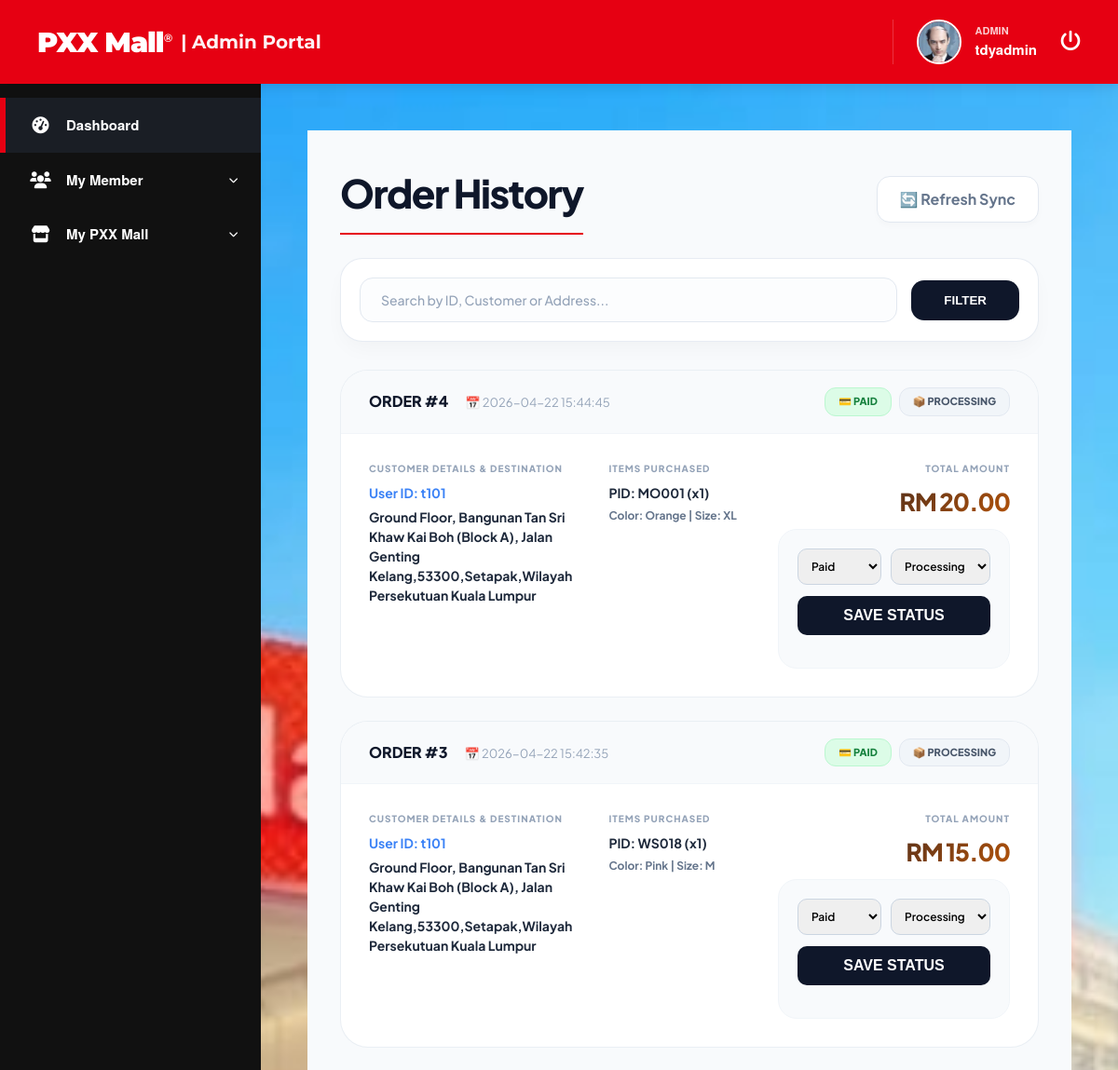
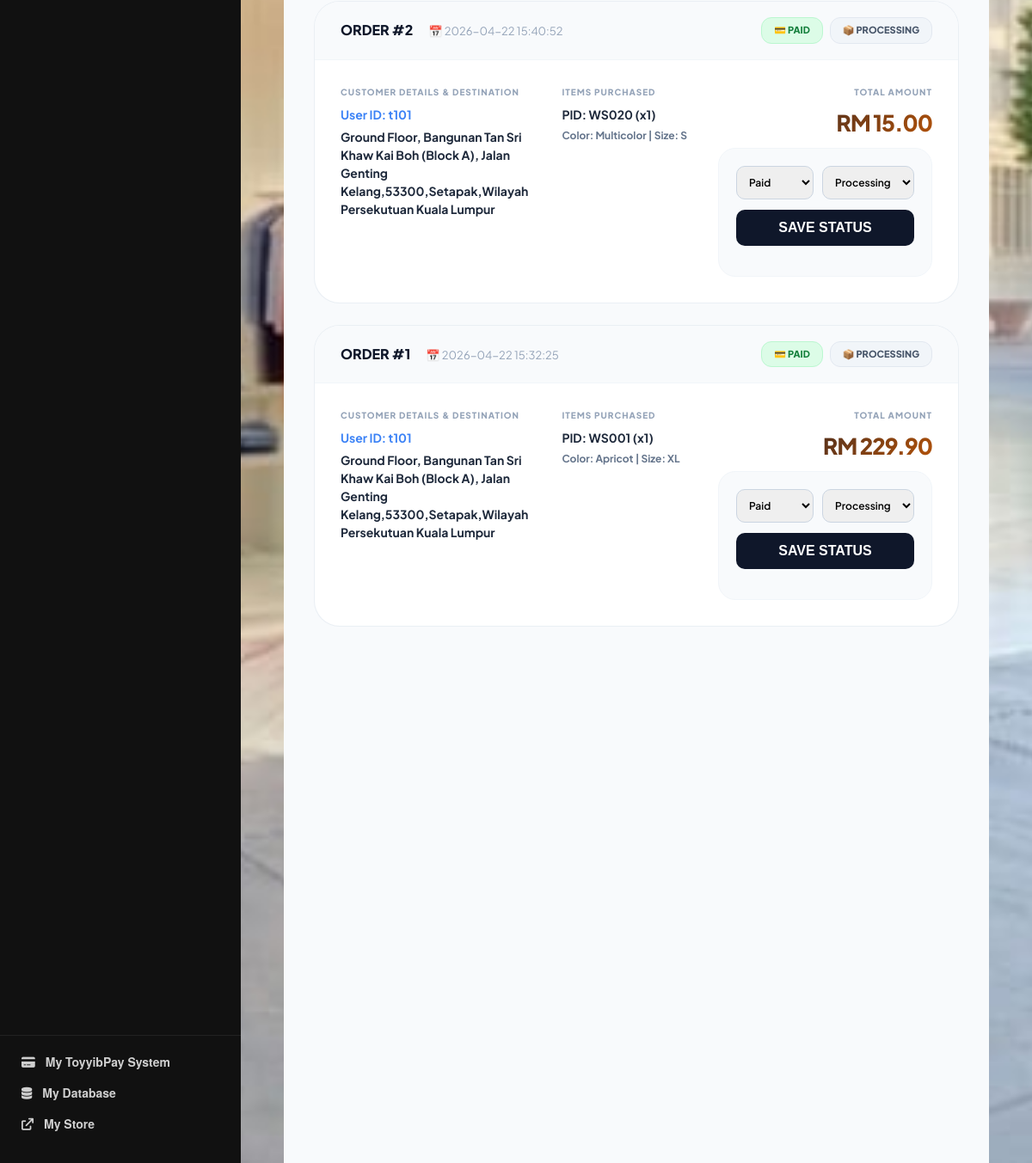
The app's page /admin/order_history.php (signed in) with its own data (2 pictures, top to bottom).
### tables this page shows
CREATE TABLE `orders` (
  `order_id` int(20) NOT NULL,
  `user_id` varchar(20) NOT NULL,
  `product_id` varchar(20) NOT NULL,
  `category_id` varchar(20) DEFAULT NULL,
  `quantity` int(11) NOT NULL DEFAULT 1,
  `selected_size` varchar(20) DEFAULT NULL,
  `colour` varchar(50) DEFAULT NULL,
  `total_price` decimal(10,2) NOT NULL,
  `bank_name` varchar(100) NOT NULL,
  `payment_status` enum('Pending','Paid','Failed','Canceled') DEFAULT 'Pending',
  `voucher_id` varchar(20) DEFAULT NULL,
  `voucher_discount_amount` decimal(10,2) DEFAULT 0.00,
  `points_used` int(11) DEFAULT 0,
  `points_discount_amount` decimal(10,2) DEFAULT 0.00,
  `points_earned` int(11) DEFAULT 0,
  `order_status` enum('Processing','Shipped','Delivered','Cancelled') DEFAULT 'Processing',
  `order_date` timestamp NOT NULL DEFAULT current_timestamp(),
  `payment_time` datetime DEFAULT NULL,
  `shipping_address` text NOT NULL
);

### admin/order_history.php (the view, shortened to what this page needs)
<?php
require_once __DIR__ . '/../includes/db.php';
$search = $_GET['search'] ?? '';
$whereSQL = $search ? "WHERE order_id LIKE ? OR shipping_address LIKE ?" : "";
$params = $search ? ["%$search%", "%$search%"] : [];
try {
    $sql = "SELECT * FROM orders $whereSQL ORDER BY order_date DESC, order_id DESC";
    $stmt = $pdo->prepare($sql);
    $stmt->execute($params);
    $orders = $stmt->fetchAll(PDO::FETCH_ASSOC);
} catch (PDOException $e) { $orders = []; }
$admin_head = __DIR__ . '/../includes/_admin_head.php';
if (file_exists($admin_head)) { include $admin_head; }
?>
<link rel="stylesheet" href="../css/app.css?v=1.15">
<template id="order_premium_layout">
    <div class="order-container">
        <div class="page-header">
            <h1>Order History</h1>
            <a href="javascript:void(0);" onclick="triggerSyncRefresh();" class="btn-sync">🔄 Refresh Sync</a>
        </div>
        <form method="GET" action="order_history.php" class="filter-card">
            <input type="text" name="search" class="search-input" placeholder="Search by ID, Customer or Address..." value="<?= htmlspecialchars($search) ?>">
            <button type="submit" class="btn-search">FILTER</button>
        </form>
        <div class="order-list">
            <?php if (!empty($orders)): ?>
                <?php foreach ($orders as $o):
                    $pStatusClass = (strtolower($o['payment_status'] ?? '') == 'paid') ? 'p-paid' : 'p-pending';
                    $oStatusClass = (strtolower($o['order_status'] ?? '') == 'delivered') ? 'o-deliv' : 'o-proc';
                ?>
                <div class="order-item">
                    <div class="order-top">
                        <div class="order-id-tag">ORDER #<?= $o['order_id'] ?> <span style="font-weight:400; color:#94a3b8; margin-left:15px; font-size:13px;">📅 <?= $o['order_date'] ?></span></div>
                        <div style="display:flex;">
                            <span class="badge-p <?= $pStatusClass ?>">💳 <?= $o['payment_status'] ?></span>
                            <span class="badge-o <?= $oStatusClass ?>">📦 <?= $o['order_status'] ?></span>
                        </div>
                    </div>
                    <div class="order-body">
                        <div>
                            <span class="info-label">Customer Details & Destination</span>
                            <div class="info-value" style="color:#3b82f6; margin-bottom:5px;">User ID: <?= $o['user_id'] ?></div>
                            <div class="info-value"><?= htmlspecialchars($o['shipping_address'] ?: 'N/A') ?></div>
                        </div>
                        <div>
                            <span class="info-label">Items Purchased</span>
                            <div class="info-value">PID: <?= $o['product_id'] ?> (x<?= $o['quantity'] ?>)</div>
                            <div class="info-value" style="color:#64748b; font-size:12px; margin-top:5px;">
                                Color: <?= $o['colour'] ?> | Size: <?= $o['selected_size'] ?>
                            </div>
                        </div>
                        <div style="text-align: right;">
                            <span class="info-label">Total Amount</span>
                            <div class="price-display">RM <?= number_format($o['total_price'], 2) ?></div>
                            <form method="POST" class="action-box">
                                <div style="display:grid; grid-template-columns: 1fr 1fr; gap:10px;">
                                    <select name="payment_status" class="select-control">
                                        <option value="Paid" <?= $o['payment_status']=='Paid'?'selected':'' ?>>Paid</option>
                                    </select>
                                    <select name="order_status" class="select-control">
                                        <option value="Processing" <?= $o['order_status']=='Processing'?'selected':'' ?>>Processing</option>
                                    </select>
                                </div>
                                <button type="submit" class="btn-save">SAVE STATUS</button>
                            </form>
                        </div>
                    </div>
                </div>
                <?php endforeach; ?>
            <?php endif; ?>
        </div>
    </div>
</template>
<?php
$foot = __DIR__ . '/../includes/_foot.php';
if (file_exists($foot)) { include $foot; }
?>

### records on screen
orders: order_id "4", order_date "2026-04-22 15:44:45", payment_status "PAID", order_status "PROCESSING", user "t101", shipping_address "Ground Floor, Bangunan Tan Sri Khaw Kai Boh (Block A), Jalan Genting Kelang,53300,Setapak,Wilayah Persekutuan Kuala Lumpur", product "MO001", quantity "1", colour "Orange", selected_size "XL", total_price "20.00", payment_status "Paid", order_status "Processing"
orders: order_id "3", order_date "2026-04-22 15:42:35", payment_status "PAID", order_status "PROCESSING", user "t101", shipping_address "Ground Floor, Bangunan Tan Sri Khaw Kai Boh (Block A), Jalan Genting Kelang,53300,Setapak,Wilayah Persekutuan Kuala Lumpur", product "WS018", quantity "1", colour "Pink", selected_size "M", total_price "15.00", payment_status "Paid", order_status "Processing"
orders: order_id "2", order_date "2026-04-22 15:40:52", payment_status "PAID", order_status "PROCESSING", user "t101", shipping_address "Ground Floor, Bangunan Tan Sri Khaw Kai Boh (Block A), Jalan Genting Kelang,53300,Setapak,Wilayah Persekutuan Kuala Lumpur", product "WS020", quantity "1", colour "Multicolor", selected_size "S", total_price "15.00", payment_status "Paid", order_status "Processing"
orders: order_id "1", order_date "2026-04-22 15:32:25", payment_status "PAID", order_status "PROCESSING", user "t101", shipping_address "Ground Floor, Bangunan Tan Sri Khaw Kai Boh (Block A), Jalan Genting Kelang,53300,Setapak,Wilayah Persekutuan Kuala Lumpur", product "WS001", quantity "1", colour "Apricot", selected_size "XL", total_price "229.90", payment_status "Paid", order_status "Processing"

### other values on screen
$user_role "ADMIN"
$current_admin "tdyadmin"
